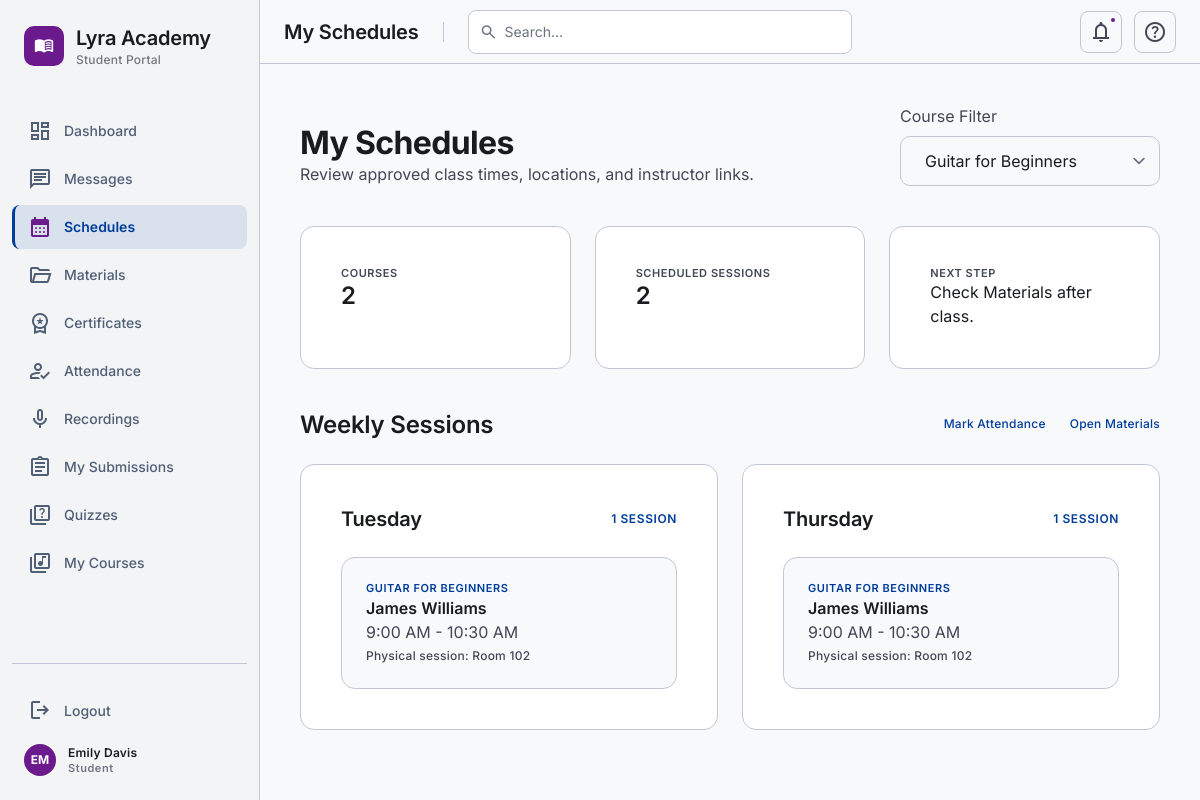
/41_Student_Schedules/index.php (signed in), run on the app's committed database.
### tables this page shows
CREATE TABLE IF NOT EXISTS schedules (
    id INT AUTO_INCREMENT PRIMARY KEY,
    course_id INT NOT NULL,
    instructor_id INT NOT NULL,
    day_of_week ENUM('Monday', 'Tuesday', 'Wednesday', 'Thursday', 'Friday', 'Saturday', 'Sunday') NOT NULL,
    start_time TIME NOT NULL,
    end_time TIME NOT NULL,
    location_type ENUM('physical', 'online') DEFAULT 'physical',
    location_detail VARCHAR(255) NOT NULL,
    FOREIGN KEY (course_id) REFERENCES courses(id) ON DELETE CASCADE,
    FOREIGN KEY (instructor_id) REFERENCES instructors(user_id) ON DELETE CASCADE
);

CREATE TABLE IF NOT EXISTS courses (
    id INT AUTO_INCREMENT PRIMARY KEY,
    title VARCHAR(150) NOT NULL,
    description TEXT,
    instrument_id INT,
    difficulty ENUM('beginner', 'intermediate', 'advanced') DEFAULT 'beginner',
    price DECIMAL(10, 2) DEFAULT 0.00,
    status ENUM('draft', 'published') DEFAULT 'draft',
    created_at TIMESTAMP DEFAULT CURRENT_TIMESTAMP,
    updated_at TIMESTAMP DEFAULT CURRENT_TIMESTAMP ON UPDATE CURRENT_TIMESTAMP,
    FOREIGN KEY (instrument_id) REFERENCES instruments(id) ON DELETE SET NULL
);

CREATE TABLE IF NOT EXISTS users (
    id INT AUTO_INCREMENT PRIMARY KEY,
    name VARCHAR(100) NOT NULL,
    email VARCHAR(100) UNIQUE NOT NULL,
    password_hash VARCHAR(255) NOT NULL,
    role ENUM('admin', 'instructor', 'student') NOT NULL,
    status ENUM('active', 'inactive') DEFAULT 'active',
    created_at TIMESTAMP DEFAULT CURRENT_TIMESTAMP,
    updated_at TIMESTAMP DEFAULT CURRENT_TIMESTAMP ON UPDATE CURRENT_TIMESTAMP
);

### 41_Student_Schedules/index.php (the view, shortened to what this page needs)
<?php
require_once __DIR__ . '/../config/design-system.php';
$pdo = require_once __DIR__ . '/../config/db.php';
$studentId = $_SESSION['user_id'];
$daysOfWeek = ['Monday', 'Tuesday', 'Wednesday', 'Thursday', 'Friday', 'Saturday', 'Sunday'];
try {
    $coursesStmt = $pdo->prepare("
        SELECT c.id, c.title
        FROM courses c
        JOIN enrollments e ON c.id = e.course_id
        WHERE e.student_id = :student_id AND e.status = 'approved'
        ORDER BY c.title ASC
    ");
    $coursesStmt->execute(['student_id' => $studentId]);
    $courses = $coursesStmt->fetchAll();
    $selectedCourseId = intval($_GET['course_id'] ?? 0);
    if ($selectedCourseId <= 0 && !empty($courses)) {
        $selectedCourseId = intval($courses[0]['id']);
    }
    $scheduleWhere = "
        e.student_id = :student_id
        AND e.status = 'approved'
    ";
    $scheduleParams = ['student_id' => $studentId];
    if ($selectedCourseId > 0) {
        $scheduleWhere .= " AND c.id = :course_id";
        $scheduleParams['course_id'] = $selectedCourseId;
    }
    $stmt = $pdo->prepare("
        SELECT s.id, s.day_of_week, s.start_time, s.end_time, s.location_type, s.location_detail,
               c.id as course_id, c.title as course_title, u.name as instructor_name
        FROM schedules s
        JOIN courses c ON s.course_id = c.id
        JOIN enrollments e ON c.id = e.course_id
        LEFT JOIN users u ON s.instructor_id = u.id
        WHERE {$scheduleWhere}
        ORDER BY FIELD(s.day_of_week, 'Monday', 'Tuesday', 'Wednesday', 'Thursday', 'Friday', 'Saturday', 'Sunday'),
                 s.start_time ASC
    ");
    $stmt->execute($scheduleParams);
    $schedules = $stmt->fetchAll();
    $groupedSchedules = [];
    foreach ($daysOfWeek as $day) {
        $groupedSchedules[$day] = [];
    }
    foreach ($schedules as $sched) {
        $groupedSchedules[$sched['day_of_week']][] = $sched;
    }
} catch (Exception $e) {
    error_log('DB error: ' . $e->getMessage());
    die('A database error occurred. Please try again later.');
}
?>
<!DOCTYPE html>
<html lang="en">
<head>
</head>
<body class="bg-background text-on-surface">
<main id="lms-main-content" class="lms-main">
    <div class="max-w-container-max mx-auto p-lg space-y-lg">
        <section class="flex flex-col md:flex-row md:items-end justify-between gap-md">
            <div>
                <h1 class="font-h1 text-h1 text-on-surface">My Schedules</h1>
                <p class="font-body-lg text-on-surface-variant">Review approved class times, locations, and instructor links.</p>
            </div>
            <form method="GET" class="min-w-[260px]">
                <label class="block font-label-md text-on-surface-variant mb-2">Course Filter</label>
                <select name="course_id" onchange="this.form.submit()" class="w-full bg-surface border border-outline-variant rounded-lg px-md py-sm font-body-md focus:border-primary focus:ring-1 focus:ring-primary outline-none">
                    <?php foreach ($courses as $course): ?>
                        <option value="<?= intval($course['id']) ?>" <?= $selectedCourseId === intval($course['id']) ? 'selected' : '' ?>>
                            <?= htmlspecialchars($course['title']) ?>
                        </option>
                    <?php endforeach; ?>
                </select>
            </form>
        </section>
        <section class="grid grid-cols-1 md:grid-cols-3 gap-md">
            <div class="bg-surface-container-lowest border border-outline-variant rounded-xl p-lg">
                <p class="font-label-sm text-label-sm text-on-surface-variant uppercase tracking-wider">Courses</p>
                <p class="font-h2 text-h2 text-on-surface"><?= count($courses) ?></p>
            </div>
            <div class="bg-surface-container-lowest border border-outline-variant rounded-xl p-lg">
                <p class="font-label-sm text-label-sm text-on-surface-variant uppercase tracking-wider">Scheduled Sessions</p>
                <p class="font-h2 text-h2 text-on-surface"><?= count($schedules) ?></p>
            </div>
            <div class="bg-surface-container-lowest border border-outline-variant rounded-xl p-lg">
                <p class="font-label-sm text-label-sm text-on-surface-variant uppercase tracking-wider">Next Step</p>
                <p class="font-body-lg text-on-surface">Check Materials after class.</p>
            </div>
        </section>
        <section class="space-y-md">
            <div class="flex items-center justify-between">
                <h2 class="font-h2 text-h2 text-on-surface">Weekly Sessions</h2>
                <div class="flex gap-md">
                    <a href="/35_Student_Attendance/index.php<?= $selectedCourseId > 0 ? '?course_id=' . intval($selectedCourseId) : '' ?>" class="text-primary font-label-md text-label-md hover:underline">
                        Mark Attendance
                    </a>
                    <a href="/16_Lesson_Materials/index.php<?= $selectedCourseId > 0 ? '?course_id=' . intval($selectedCourseId) : '' ?>" class="text-primary font-label-md text-label-md hover:underline">
                        Open Materials
                    </a>
                </div>
            </div>
            <?php if (empty($schedules)): ?>
                <div class="bg-surface-container-lowest border border-outline-variant rounded-xl p-xl text-center text-on-surface-variant">
                    No class schedules found for your current enrollments.
                </div>
            <?php else: ?>
                <div class="grid grid-cols-1 lg:grid-cols-2 gap-md">
                    <?php foreach ($daysOfWeek as $day): ?>
                        <?php if (!empty($groupedSchedules[$day])): ?>
                            <div class="bg-surface-container-lowest border border-outline-variant rounded-xl p-lg space-y-md">
                                <div class="flex items-center justify-between">
                                    <h3 class="font-h3 text-h3 text-on-surface"><?= htmlspecialchars($day) ?></h3>
                                    <span class="text-xs font-semibold uppercase tracking-wider text-primary"><?= count($groupedSchedules[$day]) ?> session<?= count($groupedSchedules[$day]) !== 1 ? 's' : '' ?></span>
                                </div>
                                <div class="space-y-sm">
                                    <?php foreach ($groupedSchedules[$day] as $sched): ?>
                                        <article class="rounded-xl border border-outline-variant bg-surface p-md">
                                            <div class="flex items-start justify-between gap-md">
                                                <div class="min-w-0">
                                                    <p class="font-label-sm text-label-sm text-primary uppercase tracking-wider"><?= htmlspecialchars($sched['course_title']) ?></p>
                                                    <h4 class="font-body-lg font-semibold text-on-surface truncate"><?= htmlspecialchars($sched['instructor_name'] ?: 'Instructor TBD') ?></h4>
                                                    <p class="font-body-md text-on-surface-variant">
                                                        <?= date('g:i A', strtotime($sched['start_time'])) ?> - <?= date('g:i A', strtotime($sched['end_time'])) ?>
                                                    </p>
                                                    <p class="font-label-md text-label-md text-on-surface-variant mt-1">
                                                        <?= htmlspecialchars($sched['location_type'] === 'online' ? 'Online session' : 'Physical session') ?>:
                                                        <?= htmlspecialchars($sched['location_detail']) ?>
                                                    </p>
                                                </div>
                                            </div>
                                        </article>
                                    <?php endforeach; ?>
                                </div>
                            </div>
                        <?php endif; ?>
                    <?php endforeach; ?>
                </div>
            <?php endif; ?>
        </section>
    </div>
</main>
</body>
</html>

### data on the page
schedules: course.title "GUITAR FOR BEGINNERS", users.name "James Williams", start_time "9:00 AM", end_time "10:30 AM", location_type "Physical session", location_detail "Room 102"
schedules: course.title "GUITAR FOR BEGINNERS", users.name "James Williams", start_time "9:00 AM", end_time "10:30 AM", location_type "Physical session", location_detail "Room 102"

### other printed values
$cfg['label'] "Student Portal"
$item['label'] "Dashboard"
$item['label'] "Messages"
$item['label'] "Schedules"
$item['label'] "Materials"
$item['label'] "Certificates"
$item['label'] "Attendance"
$item['label'] "Recordings"
$item['label'] "My Submissions"
$item['label'] "Quizzes"
$item['label'] "My Courses"
$initials "EM"
$name "Emily Davis"
$roleLabel "Student"
$pageTitle "My Schedules"
